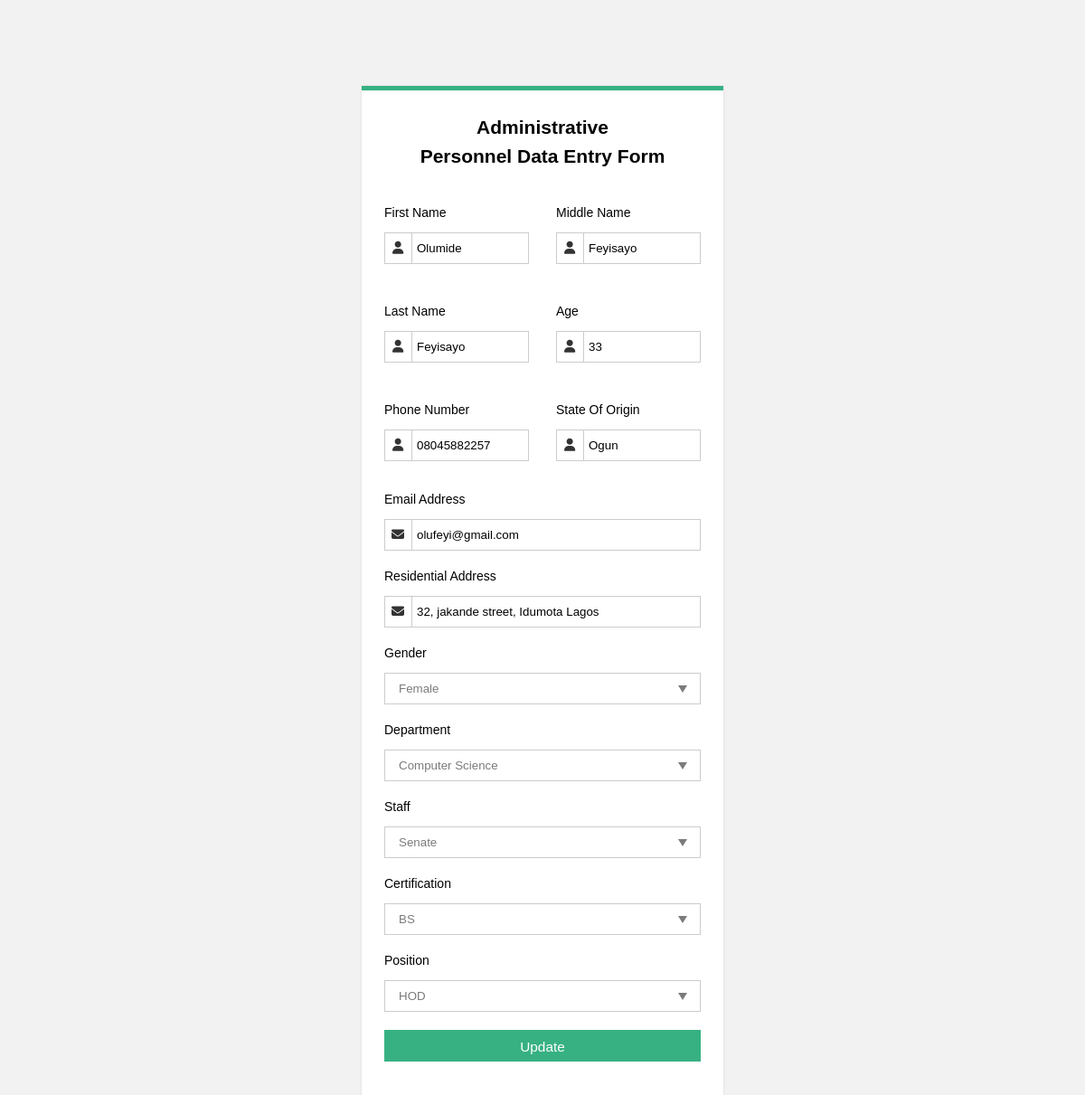
The page /dist/updateaction.php?updateid=1 on the database its author committed.
### tables this page shows
CREATE TABLE IF NOT EXISTS `personnel` (
  `id` int(11) NOT NULL AUTO_INCREMENT,
  `fname` varchar(30) NOT NULL,
  `mname` varchar(30) NOT NULL,
  `lname` varchar(30) NOT NULL,
  `age` int(100) NOT NULL,
  `phone` varchar(30) NOT NULL,
  `state` varchar(10) NOT NULL,
  `email` varchar(30) NOT NULL,
  `address` varchar(50) NOT NULL,
  `gender` varchar(10) NOT NULL,
  `department` varchar(30) NOT NULL,
  `staff` varchar(40) NOT NULL,
  `certification` varchar(40) NOT NULL,
  `position` varchar(40) NOT NULL,
  PRIMARY KEY (`id`)
);

### dist/updateaction.php (the view, shortened to what this page needs)
<?php
include 'connect.php';
$id = $_GET['updateid'];
$sql  = "Select * from `personnel` where id=$id";
$result = mysqli_query($con, $sql);
$row = mysqli_fetch_assoc($result);
            $fname =$row['fname'];
            $mname =$row['mname'];
            $age =$row['age'];
            $phone =$row['phone'];
            $state =$row['state'];
            $email =$row['email'];
            $address =$row['address'];
            $gender =$row['gender'];
            $department =$row['department'];
            $staff =$row['staff'];
            $certification =$row['certification'];
            $position =$row['position'];
?>
<!DOCTYPE html>
<html lang="en" >
<head>
  <link rel="stylesheet" href="./style.css">
</head>
<body>
<div class="form_wrapper">
  <div class="form_container">
    <div class="title_container">
      <h2>Administrative</h2>
      <h2>Personnel Data Entry Form</h2>
    </div>
    <div class="row clearfix">
      <div class="">
        <form  method="post">
          <div class="row clearfix">
            <div class="col_half">
              <p>First Name</p>
              <div class="input_field"> <span><i aria-hidden="true" class="fa fa-user"></i></span>
                <input type="text" name="fname" placeholder="First Name"  value = <?php
              echo $fname;
              ?>>
              </div>
            </div>
            <div class="col_half">
            <p>Middle Name</p>
              <div class="input_field"> <span><i aria-hidden="true" class="fa fa-user"></i></span>
                <input type="text" name="mname" placeholder="Middle Name" required
               value= <?php
              echo $mname;
              ?>
                >
              </div>
            </div>
          </div>
          <div class="row clearfix">
            <div class="col_half">
            <p>Last Name</p>
              <div class="input_field"> <span><i aria-hidden="true" class="fa fa-user"></i></span>
                <input type="text" name="lname" placeholder="Last Name"
               value= <?php
              echo $mname;
              ?>
                >
              </div>
            </div>
            <div class="col_half">
            <p>Age</p>
              <div class="input_field"> <span><i aria-hidden="true" class="fa fa-user"></i></span>
                <input type="text" name="age" placeholder="Age" required
                value= <?php
              echo $age;
              ?>
                >
              </div>
            </div>
          </div>
          <div class="row clearfix">
            <div class="col_half">
            <p>Phone Number</p>
              <div class="input_field"> <span><i aria-hidden="true" class="fa fa-user"></i></span>
                <input type="text" name="phone" placeholder="Phone Number"
                value= <?php
              echo $phone;
              ?>
                >
              </div>
            </div>
            <div class="col_half">
            <p>State Of Origin</p>
              <div class="input_field"> <span><i aria-hidden="true" class="fa fa-user"></i></span>
                <input type="text" name="state" placeholder="State Of Origin" required
                value= <?php
              echo $state;
              ?>
                >
              </div>
            </div>
          </div>
          <p>Email Address</p>
          <div class="input_field">
             <span><i aria-hidden="true" class="fa fa-envelope"></i></span>
            <input type="email" name="email" placeholder="Email" required
            value= <?php
              echo $email;
              ?>
            >
          </div>
          <p>Residential Address</p>
          <div class="input_field"> <span><i aria-hidden="true" class="fa fa-envelope"></i></span>
            <input type="text" name="address" placeholder="Residential Address" required
            value="<?php echo $address;?>">
          </div>
          <p>Gender</p>
              <div class="input_field select_option">
                <select  name="gender"  required>
                <option value = <?php
              echo $gender;
              ?>>
              <?php
              echo $gender;
              ?></option>
                </select>
              </div>
              <p>Department</p>
              <div class="input_field select_option">
                <select name="department" required>
                <option value = <?php
              echo $department;
              ?>>
              <?php
              echo $department;
              ?></option>
                </select>
              </div>
              <p>Staff</p>
              <div class="input_field select_option">
                <select name="staff" required>
                <option value = <?php
              echo $staff;
              ?>>
              <?php
              echo $staff;
              ?></option>
                </select>
              </div>
              <p>Certification</p>
              <div class="input_field select_option">
                <select name="certification"  required>
                <option value = <?php
              echo $certification;
              ?>>
              <?php
              echo $certification;
              ?></option>
                </select>
              </div>
              <p>Position</p>
              <div class="input_field select_option">
                <select name="position" required>
                <option value = <?php
              echo $position;
              ?>>
              <?php
              echo $position;
              ?></option>
                </select>
              </div>
          <input class="button" type="submit" name="submit" value="Update"   />
        </form>
      </div>
    </div>
  </div>
</div>
</body>
</html>

### rows shown on the page
personnel: fname "Olumide", mname "Feyisayo", lname "Feyisayo", age "33", phone "08045882257", state "Ogun", email "olufeyi@gmail.com", address "32, jakande street, Idumota Lagos", gender "Female", department "Computer Science", staff "Senate", certification "BS", position "HOD"
